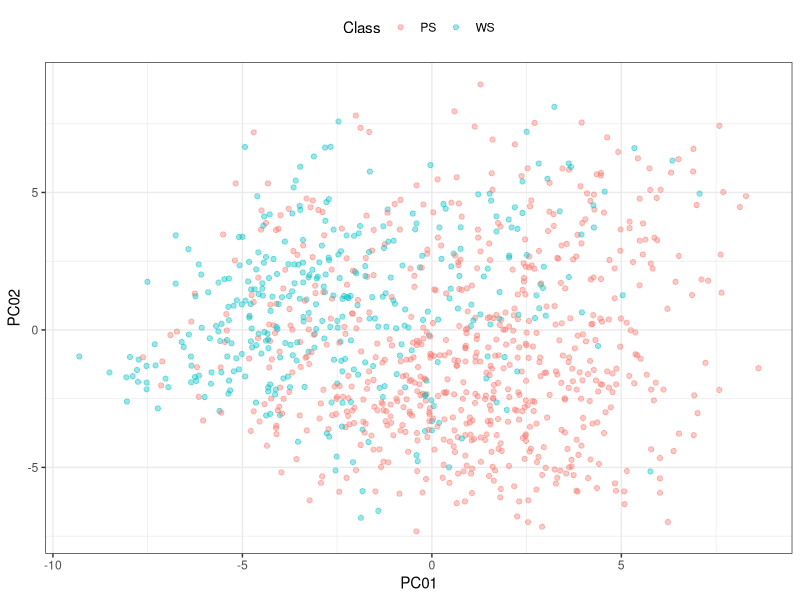
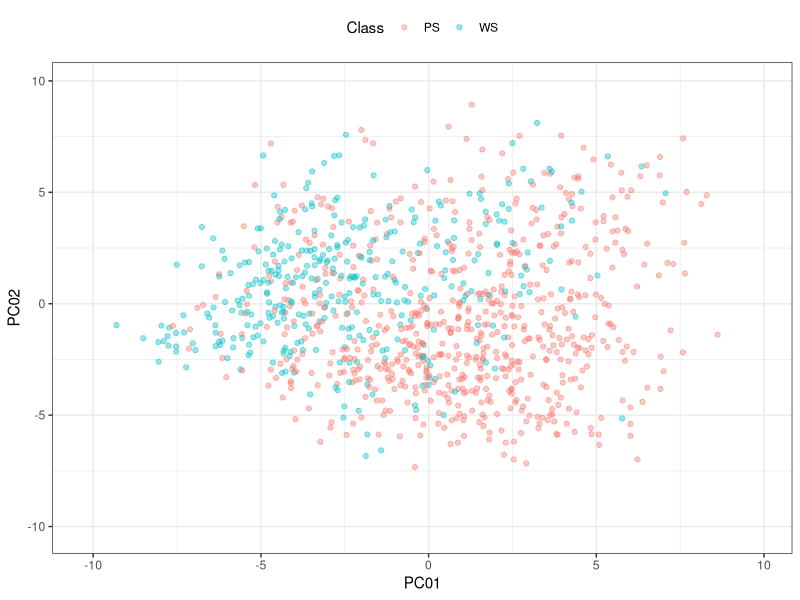

The R script that drew these images, in order: (Note: this script raises an error after producing the figures.)
## ---- chunk 1
options(width = 90)
library(knitr)
opts_chunk$set(comment="", 
               digits = 3, 
               tidy = FALSE, 
               prompt = TRUE,
               fig.align = 'center')
require(magrittr)
require(ggplot2)
require(mlbench)
data("PimaIndiansDiabetes")
library(caret)
data("Sacramento")
library(recipes)
library(lattice)
theme_set(theme_bw() + theme(legend.position = "top"))
## ---- chunk 2
#| echo: true
#| message: false
#| results: false
mod1 <- stats::lm(
  log(price) ~ type + sqft
  , data = Sacramento
  , subset = beds > 2
  )
## ---- chunk 3
#| echo: true
#| message: false
## Create an initial recipe with only predictors and outcome
rec <- recipes::recipe(price ~ type + sqft, data = Sacramento)

rec <- rec %>% 
  recipes::step_log(price) %>%
  recipes::step_dummy(type)

rec_trained <- recipes::prep(rec, training = Sacramento, retain = TRUE)

design_mat  <- recipes::bake(rec_trained, new_data = Sacramento)
## ---- chunk 4
#| echo: true
#| message: false
#| results: false
standardized <- rec_trained %>%
  recipes::step_center(recipes::all_numeric()) %>%
  recipes::step_scale(recipes::all_numeric()) %>%
  recipes::step_pca(recipes::all_numeric())
          
## Only estimate the new parts:
standardized <- recipes::prep(standardized)
## ---- chunk 5
#| echo: true
#| message: false
lin_reg.recipe <- function(rec, data, ...) {
  trained <- recipes::prep(rec, training = data)
  lm.fit(
    x = recipes::bake(trained, newdata = data, all_predictors())
    , y = recipes::bake(trained, newdata = data, all_outcomes())
    , ...
  )
}
## ---- chunk 6
#| echo: true
#| message: false
data(segmentationData, package = "caret")

seg_train <- segmentationData %>% 
  dplyr::filter(Case == "Train") %>% 
  dplyr::select(-Case, -Cell)

seg_test  <- segmentationData %>% 
  dplyr::filter(Case == "Test")  %>% 
  dplyr::select(-Case, -Cell)
## ---- chunk 7
#| echo: true
#| message: false
rec <- recipes::recipe(Class  ~ ., data = seg_train)

basic <- rec %>%
  # Correct some predictors for skewness
  recipes::step_YeoJohnson(recipes::all_predictors()) %>%
  # Standardize the values
  recipes::step_center(recipes::all_predictors()) %>%
  recipes::step_scale(recipes::all_predictors())

# Estimate the transformation and standardization parameters 
basic <- 
  recipes::prep(
    basic
    , training = seg_train
    , verbose = FALSE
    , retain = TRUE
  )  
## ---- chunk 8
#| echo: true
#| message: false
pca <- basic %>% 
  recipes::step_pca(
    recipes::all_predictors()
    , threshold = .9
  )

summary(pca)
## ---- chunk 9
#| echo: true
#| message: false
pca %<>% recipes::prep() 

pca %>% summary()
## ---- chunk 10
#| echo: true
#| message: false
pca <-
  recipes::bake(
    pca
    , new_data = seg_test
    , everything()
  )
pca[1:4, 1:8]
## ---- chunk 11
#| echo: true
#| message: false
#| code-fold: true
#| code-summary: "PCA1"
ggplot(pca, aes(x = PC01, y = PC02, color = Class)) + 
  geom_point(alpha = .4)
## ---- chunk 12
#| echo: true
#| message: false
#| code-fold: true
#| code-summary: "PCA2"
rngs <- extendrange(c(pca$PC01, pca$PC02))
ggplot(pca, aes(x = PC01, y = PC02, color = Class)) + 
  geom_point(alpha = .4) + 
  xlim(rngs) + ylim(rngs) + 
  theme(legend.position = "top")
## ---- chunk 13
#| echo: true
#| message: false
kern_pca <- basic %>% 
  recipes::step_kpca(
    recipes::all_predictors()
    , num_comp = 2
    , options = 
      list(
        kernel = "rbfdot"
        , kpar = list(sigma = 0.05)
      )
  )

kern_pca <- recipes::prep(kern_pca)

kern_pca <- recipes::bake(kern_pca, new_data = seg_test, everything())
## ---- chunk 14
#| echo: true
#| message: false
#| code-fold: true
#| code-summary: "Kernel PCA"
rngs <- extendrange(c(kern_pca$kPC1, kern_pca$kPC2))
ggplot(kern_pca, aes(x = kPC1, y = kPC2, color = Class)) + 
  geom_point(alpha = .4) + 
  xlim(rngs) + ylim(rngs) + 
  theme(legend.position = "top")
## ---- chunk 15
#| echo: true
#| message: false
#| code-fold: true
#| code-summary: "Kernel PCA - distance to each centroid"
dist_to_classes <- basic %>% 
  recipes::step_classdist(recipes::all_predictors(), class = "Class") %>%
  # Take log of the new distance features
  recipes::step_log(starts_with("classdist"))

dist_to_classes <- recipes::prep(dist_to_classes, verbose = FALSE)

# All variables are retained plus an additional one for each class
dist_to_classes <- recipes::bake(dist_to_classes, new_data = seg_test, matches("[Cc]lass"))
dist_to_classes
## ---- chunk 16
#| echo: true
#| message: false
#| code-fold: true
#| code-summary: "Kernel PCA - distance to each class"
rngs <- extendrange(c(dist_to_classes$classdist_PS, dist_to_classes$classdist_WS))
ggplot(dist_to_classes, aes(x = classdist_PS, y = classdist_WS, color = Class)) + 
  geom_point(alpha = .4) + 
  xlim(rngs) + ylim(rngs) + 
  theme(legend.position = "top") + 
  xlab("Distance to PS Centroid (log scale)") + 
  ylab("Distance to WS Centroid (log scale)")
## ---- chunk 17
sessionInfo()
